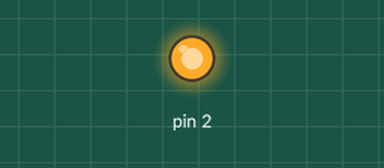
This sketch was run on a simulated Arduino Uno, built with avr-gcc and run on an emulated ATmega328P. Shown: output pins drawn as LEDs (lit = HIGH).

Above: at 0.1 s.
At 1.6 s:
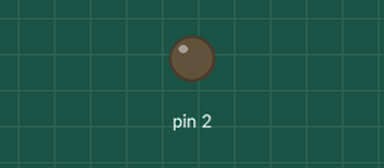
Timing chart, 0 to 3.1 s (numbered marks = the images above):
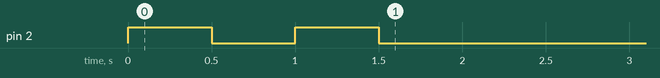

The sketch:

pin2test.ino
```cpp
void setup() {
  pinMode(2, OUTPUT);
  digitalWrite(2, HIGH);
  delay(500);
  digitalWrite(2, LOW);
  delay(500);
  digitalWrite(2, HIGH);
  delay(500);
  digitalWrite(2, LOW);
  delay(500);
}

void loop() {
  // put your main code here, to run repeatedly:

}
```
